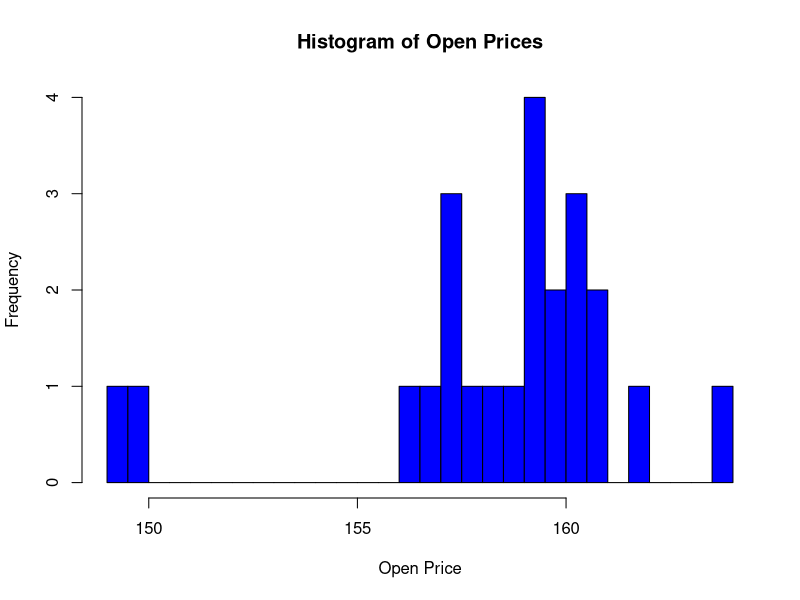
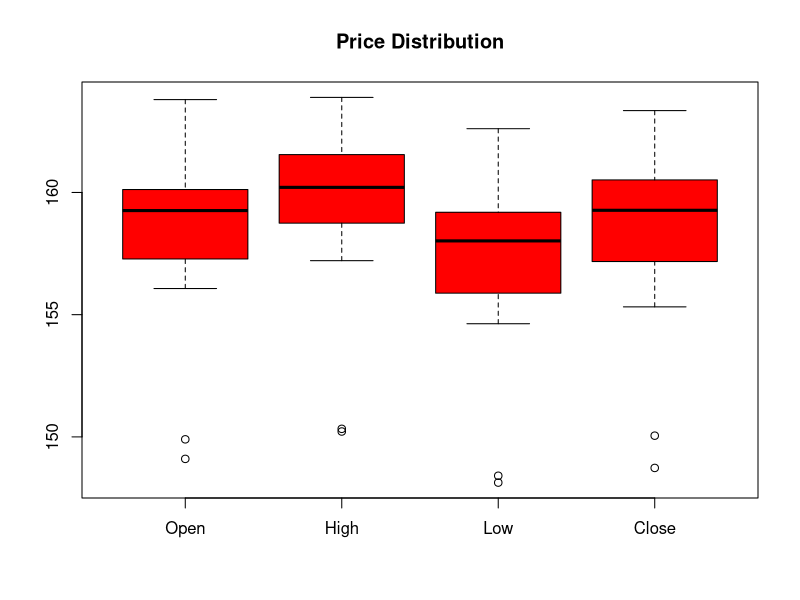
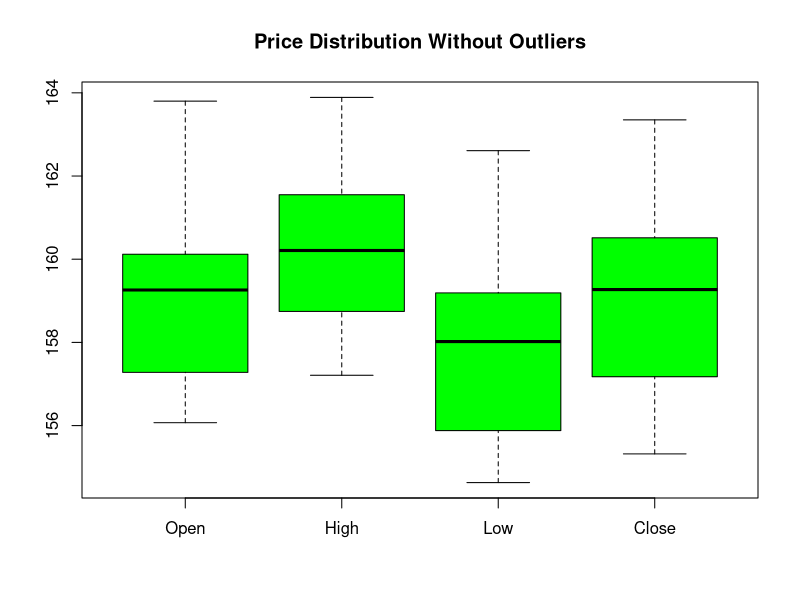

Reproduce these figures in R, in order.
AAPL=read.csv("AAPL.csv")

cat("Number of Rows:", nrow(AAPL), "\n")
cat("Number of Columns:", ncol(AAPL), "\n")

five_num_summary_Open <- fivenum(AAPL$Open)
five_num_summary_Close <- fivenum(AAPL$Close)
five_num_summary_High <- fivenum(AAPL$High)
five_num_summary_Low <- fivenum(AAPL$Low)
five_num_summary_Adj <- fivenum(AAPL$Adj.Close)
five_num_summary_Volume <- fivenum(AAPL$Volume)
print(five_num_summary_Open)
print(five_num_summary_Close)
print(five_num_summary_High)
print(five_num_summary_Low)
print(five_num_summary_Adj)
print(five_num_summary_Volume)

AAPL$Daily_Mean <- (AAPL$Open + AAPL$Close) / 2
print(AAPL$Daily_Mean)

hist(AAPL$Open, main = "Histogram of Open Prices", xlab = "Open Price", col = "blue", breaks = 30)

boxplot(AAPL$Open, AAPL$High, AAPL$Low, AAPL$Close, names = c("Open", "High", "Low", "Close"),
        main = "Price Distribution", col = "red")

boxplot(AAPL$Open, AAPL$High, AAPL$Low, AAPL$Close, names = c("Open", "High", "Low", "Close"),
        main = "Price Distribution Without Outliers", col = "green", outline = FALSE)
